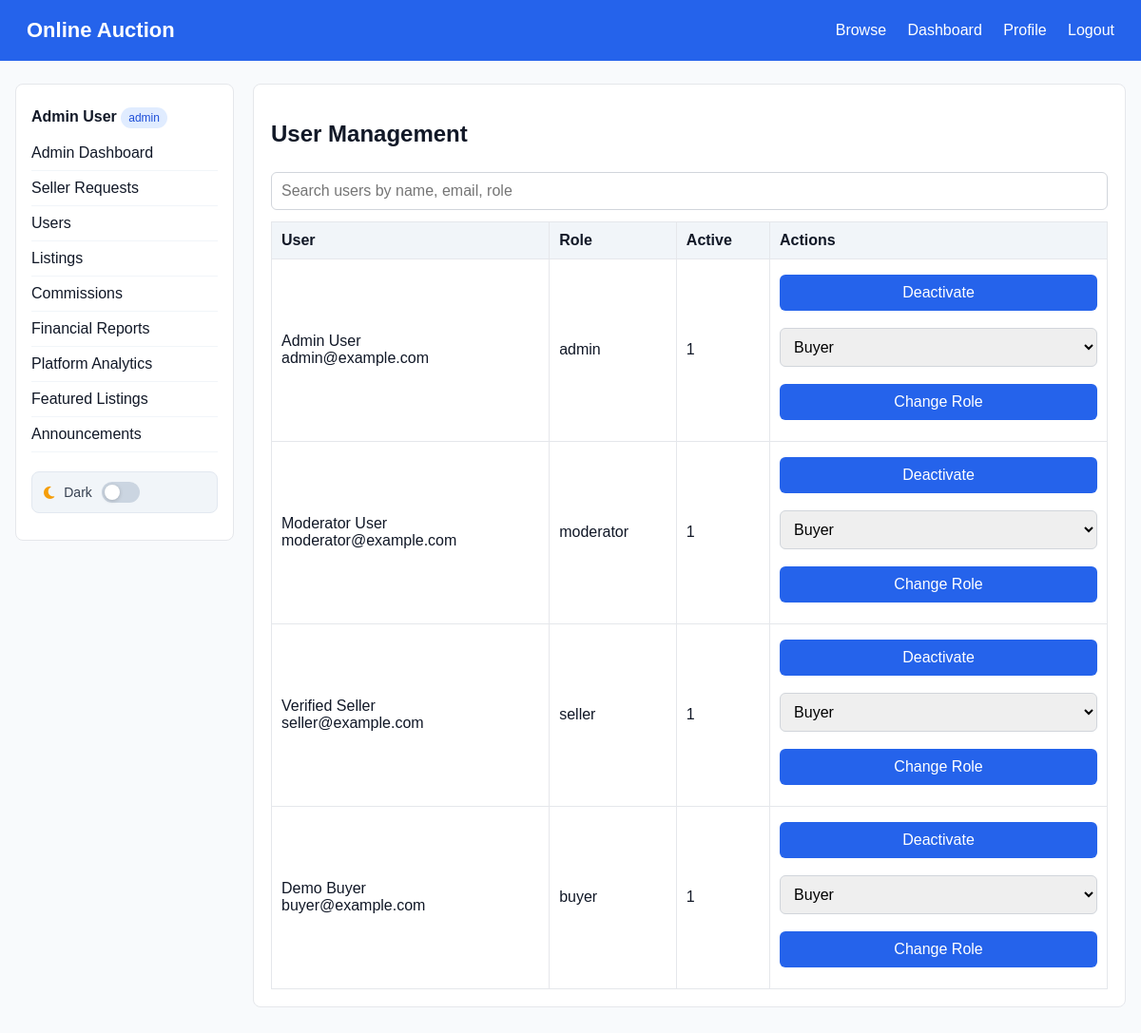
The app's page /index.php?page=admin_users (signed in) with its own data.
### tables this page shows
CREATE TABLE users (
    id INT AUTO_INCREMENT PRIMARY KEY,
    name VARCHAR(100) NOT NULL,
    email VARCHAR(150) NOT NULL UNIQUE,
    password_hash VARCHAR(255) NOT NULL,
    phone VARCHAR(30),
    bio TEXT,
    profile_pic VARCHAR(255),
    role ENUM('buyer','seller','moderator','admin') NOT NULL DEFAULT 'buyer',
    seller_verified TINYINT(1) NOT NULL DEFAULT 0,
    is_active TINYINT(1) NOT NULL DEFAULT 1,
    reputation_score DECIMAL(3,2) NOT NULL DEFAULT 0.00,
    created_at TIMESTAMP DEFAULT CURRENT_TIMESTAMP
);

### app/models/functions.php (called while the page is built, shortened)
<?php
function db_rows(mysqli $conn, string $sql, string $types = '', array $params = []): array {
    $stmt = mysqli_prepare($conn, $sql);
    if ($types) { mysqli_stmt_bind_param($stmt, $types, ...$params); }
    mysqli_stmt_execute($stmt);
    $result = mysqli_stmt_get_result($stmt);
    return $result ? mysqli_fetch_all($result, MYSQLI_ASSOC) : [];
}
function render_view(string $view, array $data = []): void {
    extract($data);
    $viewFile = __DIR__ . '/../views/' . $view . '.php';
    require __DIR__ . '/../views/layouts/header.php';
    require $viewFile;
    require __DIR__ . '/../views/layouts/footer.php';
}
function user_all(mysqli $conn, string $keyword = ''): array { $like = '%' . $keyword . '%'; return db_rows($conn, 'SELECT * FROM users WHERE name LIKE ? OR email LIKE ? OR role LIKE ? ORDER BY created_at DESC', 'sss', [$like, $like, $like]); }
?>

### app/controllers/functions.php (called while the page is built, shortened)
<?php
require_once __DIR__ . '/../models/functions.php';
function admin_users(mysqli $conn): void { require_role('admin'); if ($_SERVER['REQUEST_METHOD'] === 'POST') { if ($_POST['action'] === 'active' && (int)$_POST['id'] !== current_user_id()) user_set_active($conn, (int)$_POST['id'], (int)$_POST['is_active']); if ($_POST['action'] === 'role') user_set_role($conn, (int)$_POST['id'], $_POST['role']); if ($_POST['action'] === 'revoke') user_revoke_seller($conn, (int)$_POST['id']); } $rows = user_all($conn, $_GET['q'] ?? ''); render_view('admin/users', compact('rows')); }
?>

### config/helpers.php (called while the page is built, shortened)
<?php
function e($value) {
    return htmlspecialchars((string)$value, ENT_QUOTES, 'UTF-8');
}
?>

### app/views/admin/users.php (the view, shortened to what this page needs)
<div class="card"><h1>User Management</h1><input id="adminUserQ" onkeyup="adminUserSearch()" placeholder="Search users by name, email, role"><table><thead><tr><th>User</th><th>Role</th><th>Active</th><th>Actions</th></tr></thead><tbody id="adminUsersTable"><?php foreach($rows as $r): ?><tr><td><?= e($r['name']) ?><br><?= e($r['email']) ?></td><td><?= e($r['role']) ?></td><td><?= e($r['is_active']) ?></td><td><form method="post"><button><?= $r['is_active']?'Deactivate':'Reactivate' ?></button></form><form method="post"><select name="role"><option value="buyer">Buyer</option></select><button>Change Role</button></form></td></tr><?php endforeach; ?></tbody></table></div>

### assets/css/style.css (style rules this page uses)
* { box-sizing:border-box }
body { margin:0;font-family:Arial,Helvetica,sans-serif;background:#f8fafc;color:#111827 }
.card { background:#fff;border:1px solid #e5e7eb;border-radius:8px;padding:18px;margin-bottom:18px }
input,select,textarea,button { width:100%;padding:10px;border:1px solid #d1d5db;border-radius:6px;margin:6px 0 12px;font:inherit }
button,.btn { background:#2563eb;color:#fff;border:0;text-decoration:none;display:inline-block;text-align:center;cursor:pointer }
table { width:100%;border-collapse:collapse;background:#fff }
th,td { padding:10px;border:1px solid #e5e7eb;text-align:left }
th { background:#f1f5f9 }

### records on screen
users: name "Admin User", email "admin@example.com", role "admin", is_active "1", shows "Deactivate"
users: name "Moderator User", email "moderator@example.com", role "moderator", is_active "1", shows "Deactivate"
users: name "Verified Seller", email "seller@example.com", role "seller", is_active "1", shows "Deactivate"
users: name "Demo Buyer", email "buyer@example.com", role "buyer", is_active "1", shows "Deactivate"

### other values on screen
$_SESSION['user_name'] "Admin User"
current_role() "admin"
$label "Admin Dashboard Seller Requests Users Listings Commissions Financial Reports Platform Analytics Featured Listings Announcements"
